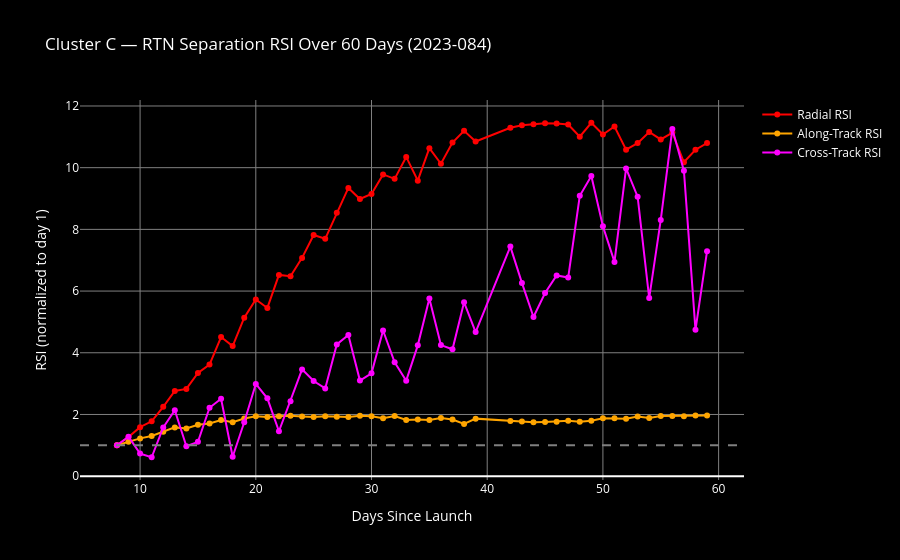
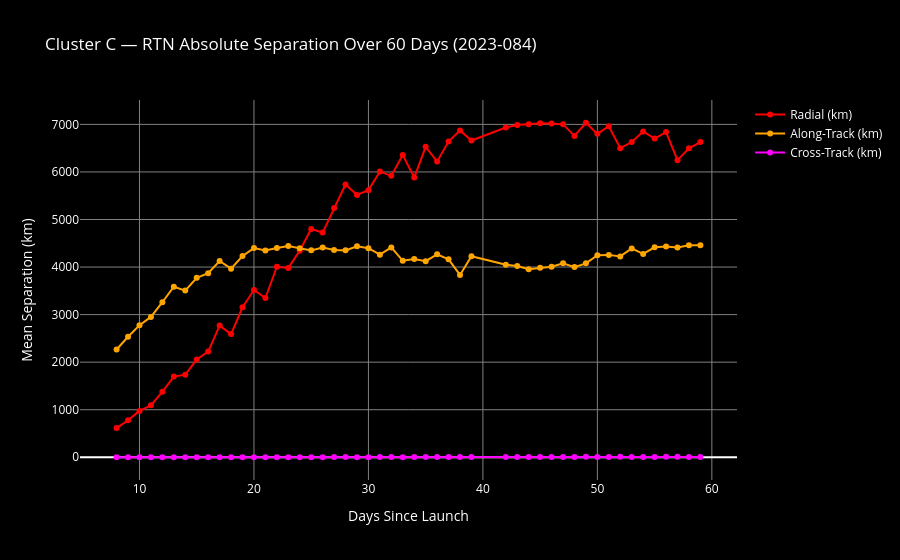

Notebook cell for these charts, in order:
### Markdown cell above
# Running "Finalized Mission Analysis"

### Code cell
#results_t6 = run_mission_analysis('2023-001', '2023-01-03', session, history_days=60)
#results_t7 = run_mission_analysis('2023-001', '2023-01-03', session, history_days=60)
results_t8 = run_mission_analysis('2023-084', '2023-06-12', session, history_days=60)
#results_t9 = run_mission_analysis('2023-001', '2023-01-03', session, history_days=60)

### Figure 1 — Plotly figure (JSON) as saved in the notebook; plotly's stock layout.template omitted (floating-point values rounded to 4 significant figures)
{"data": [{"line": {"color": "red", "width": 2}, "mode": "lines+markers", "name": "Radial RSI", "type": "scatter", "x": [8, 9, 10, 11, 12, 13, 14, 15, 16, 17, 18, 19, 20, 21, 22, 23, 24, 25, 26, 27, 28, 29, 30, 31, 32, 33, 34, 35, 36, 37, 38, 39, 42, 43, 44, 45, 46, 47, 48, 49, 50, 51, 52, 53, 54, 55, 56, 57, 58, 59], "y": [1, 1.268, 1.588, 1.778, 2.247, 2.763, 2.828, 3.348, 3.619, 4.51, 4.218, 5.138, 5.727, 5.453, 6.525, 6.481, 7.076, 7.82, 7.695, 8.536, 9.343, 8.985, 9.149, 9.783, 9.638, 10.35, 9.58, 10.63, 10.13, 10.81, 11.19, 10.85, 11.29, 11.38, 11.41, 11.44, 11.43, 11.4, 11.01, 11.46, 11.08, 11.34, 10.59, 10.8, 11.16, 10.91, 11.14, 10.18, 10.58, 10.8]}, {"line": {"color": "orange", "width": 2}, "mode": "lines+markers", "name": "Along-Track RSI", "type": "scatter", "x": [8, 9, 10, 11, 12, 13, 14, 15, 16, 17, 18, 19, 20, 21, 22, 23, 24, 25, 26, 27, 28, 29, 30, 31, 32, 33, 34, 35, 36, 37, 38, 39, 42, 43, 44, 45, 46, 47, 48, 49, 50, 51, 52, 53, 54, 55, 56, 57, 58, 59], "y": [1, 1.118, 1.224, 1.302, 1.438, 1.582, 1.546, 1.664, 1.708, 1.82, 1.749, 1.867, 1.94, 1.919, 1.942, 1.959, 1.938, 1.919, 1.945, 1.923, 1.919, 1.958, 1.94, 1.879, 1.947, 1.822, 1.839, 1.819, 1.882, 1.836, 1.691, 1.865, 1.786, 1.774, 1.744, 1.758, 1.766, 1.799, 1.764, 1.799, 1.874, 1.877, 1.863, 1.937, 1.886, 1.947, 1.954, 1.945, 1.967, 1.966]}, {"line": {"color": "magenta", "width": 2}, "mode": "lines+markers", "name": "Cross-Track RSI", "type": "scatter", "x": [8, 9, 10, 11, 12, 13, 14, 15, 16, 17, 18, 19, 20, 21, 22, 23, 24, 25, 26, 27, 28, 29, 30, 31, 32, 33, 34, 35, 36, 37, 38, 39, 42, 43, 44, 45, 46, 47, 48, 49, 50, 51, 52, 53, 54, 55, 56, 57, 58, 59], "y": [1, 1.278, 0.732, 0.6131, 1.581, 2.139, 0.968, 1.113, 2.218, 2.511, 0.6297, 1.748, 2.99, 2.523, 1.457, 2.429, 3.461, 3.083, 2.845, 4.272, 4.579, 3.098, 3.336, 4.721, 3.693, 3.095, 4.24, 5.762, 4.248, 4.112, 5.637, 4.672, 7.441, 6.266, 5.16, 5.937, 6.508, 6.437, 9.088, 9.729, 8.102, 6.946, 9.977, 9.06, 5.774, 8.306, 11.25, 9.901, 4.743, 7.292]}], "layout": {"font": {"color": "white"}, "legend": {"bgcolor": "black"}, "paper_bgcolor": "black", "plot_bgcolor": "black", "shapes": [{"line": {"color": "gray", "dash": "dash"}, "type": "line", "x0": 0, "x1": 1, "xref": "x domain", "y0": 1, "y1": 1, "yref": "y"}], "title": {"text": "Cluster C — RTN Separation RSI Over 60 Days (2023-084)"}, "xaxis": {"gridcolor": "gray", "title": {"text": "Days Since Launch"}}, "yaxis": {"gridcolor": "gray", "title": {"text": "RSI (normalized to day 1)"}}}}

### Figure 2 — Plotly figure (JSON) as saved in the notebook; plotly's stock layout.template omitted (floating-point values rounded to 4 significant figures)
{"data": [{"line": {"color": "red", "width": 2}, "mode": "lines+markers", "name": "Radial (km)", "type": "scatter", "x": [8, 9, 10, 11, 12, 13, 14, 15, 16, 17, 18, 19, 20, 21, 22, 23, 24, 25, 26, 27, 28, 29, 30, 31, 32, 33, 34, 35, 36, 37, 38, 39, 42, 43, 44, 45, 46, 47, 48, 49, 50, 51, 52, 53, 54, 55, 56, 57, 58, 59], "y": [614.0, 778.7, 975.2, 1092.0, 1380.0, 1697.0, 1737.0, 2056.0, 2222.0, 2769.0, 2590.0, 3155.0, 3517.0, 3348.0, 4006.0, 3980.0, 4345.0, 4802.0, 4725.0, 5242.0, 5737.0, 5517.0, 5618.0, 6007.0, 5918.0, 6355.0, 5882.0, 6528.0, 6218.0, 6639.0, 6873.0, 6660.0, 6933.0, 6986.0, 7005.0, 7026.0, 7021.0, 7001.0, 6758.0, 7035.0, 6801.0, 6961.0, 6500.0, 6630.0, 6852.0, 6702.0, 6838.0, 6248.0, 6498.0, 6629.0]}, {"line": {"color": "orange", "width": 2}, "mode": "lines+markers", "name": "Along-Track (km)", "type": "scatter", "x": [8, 9, 10, 11, 12, 13, 14, 15, 16, 17, 18, 19, 20, 21, 22, 23, 24, 25, 26, 27, 28, 29, 30, 31, 32, 33, 34, 35, 36, 37, 38, 39, 42, 43, 44, 45, 46, 47, 48, 49, 50, 51, 52, 53, 54, 55, 56, 57, 58, 59], "y": [2267.0, 2534.0, 2776.0, 2951.0, 3260.0, 3586.0, 3505.0, 3773.0, 3871.0, 4127.0, 3966.0, 4233.0, 4399.0, 4350.0, 4402.0, 4441.0, 4394.0, 4351.0, 4410.0, 4360.0, 4351.0, 4439.0, 4397.0, 4260.0, 4414.0, 4132.0, 4169.0, 4124.0, 4268.0, 4163.0, 3834.0, 4229.0, 4049.0, 4023.0, 3955.0, 3985.0, 4005.0, 4078.0, 3999.0, 4078.0, 4249.0, 4256.0, 4224.0, 4392.0, 4276.0, 4415.0, 4431.0, 4409.0, 4461.0, 4458.0]}, {"line": {"color": "magenta", "width": 2}, "mode": "lines+markers", "name": "Cross-Track (km)", "type": "scatter", "x": [8, 9, 10, 11, 12, 13, 14, 15, 16, 17, 18, 19, 20, 21, 22, 23, 24, 25, 26, 27, 28, 29, 30, 31, 32, 33, 34, 35, 36, 37, 38, 39, 42, 43, 44, 45, 46, 47, 48, 49, 50, 51, 52, 53, 54, 55, 56, 57, 58, 59], "y": [0.8913, 1.139, 0.6524, 0.5465, 1.409, 1.906, 0.8628, 0.9916, 1.977, 2.238, 0.5612, 1.558, 2.665, 2.249, 1.298, 2.165, 3.085, 2.748, 2.536, 3.807, 4.081, 2.762, 2.974, 4.208, 3.292, 2.759, 3.779, 5.135, 3.786, 3.665, 5.024, 4.164, 6.632, 5.584, 4.599, 5.292, 5.8, 5.737, 8.1, 8.672, 7.221, 6.19, 8.892, 8.075, 5.146, 7.403, 10.03, 8.825, 4.227, 6.499]}], "layout": {"font": {"color": "white"}, "legend": {"bgcolor": "black"}, "paper_bgcolor": "black", "plot_bgcolor": "black", "title": {"text": "Cluster C — RTN Absolute Separation Over 60 Days (2023-084)"}, "xaxis": {"gridcolor": "gray", "title": {"text": "Days Since Launch"}}, "yaxis": {"gridcolor": "gray", "title": {"text": "Mean Separation (km)"}}}}
